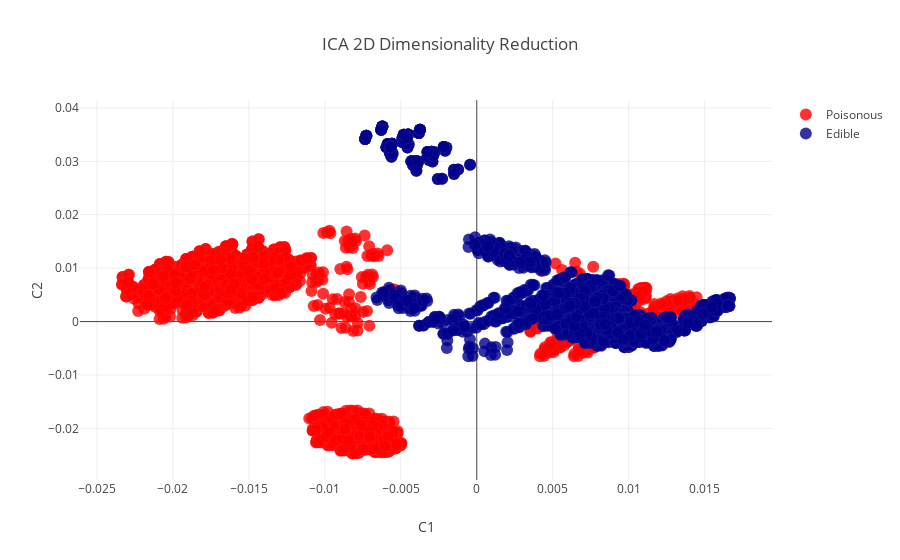

The cell this chart's notebook holds for it:
### Code cell
complete_test_2D(X_ica, Y, 'ICA')

### Figure 1 — Plotly figure (JSON) as saved in the notebook; plotly's stock layout.template omitted (floating-point values rounded to 4 significant figures; data arrays with more than 128 entries replaced by an {"elided": "..."} marker saying what was removed)
{"data": [{"marker": {"color": "red", "line": {"color": "rgba(217, 217, 217, 0.14)", "width": 0.5}, "opacity": 0.8, "size": 12}, "mode": "markers", "name": "Poisonous", "type": "scatter", "uid": "d515de1a-f682-4b67-95bc-f5118688c028", "x": {"elided": "3916 float values"}, "y": {"elided": "3916 float values"}}, {"marker": {"color": "darkblue", "line": {"color": "rgba(217, 217, 217, 0.14)", "width": 0.5}, "opacity": 0.8, "size": 12}, "mode": "markers", "name": "Edible", "type": "scatter", "uid": "af70e88a-21af-4caa-93f1-8834bcfc0708", "x": {"elided": "4208 float values"}, "y": {"elided": "4208 float values"}}], "layout": {"title": {"text": "ICA 2D Dimensionality Reduction"}, "xaxis": {"showline": false, "title": {"text": "C1"}}, "yaxis": {"showline": false, "title": {"text": "C2"}}}}
